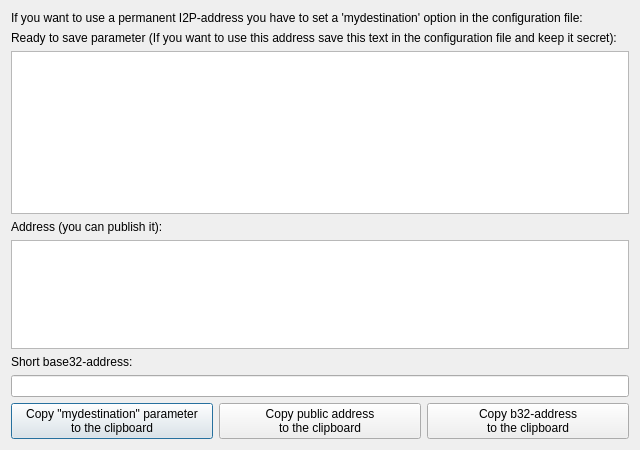
<?xml version="1.0" encoding="UTF-8"?>
<ui version="4.0">
 <class>ShowI2PAddresses</class>
 <widget class="QDialog" name="ShowI2PAddresses">
  <property name="geometry">
   <rect>
    <x>0</x>
    <y>0</y>
    <width>640</width>
    <height>450</height>
   </rect>
  </property>
  <property name="minimumSize">
   <size>
    <width>640</width>
    <height>450</height>
   </size>
  </property>
  <property name="windowTitle">
   <string>Dialog</string>
  </property>
  <layout class="QVBoxLayout" name="verticalLayout">
   <item>
    <widget class="QLabel" name="label">
     <property name="text">
      <string>If you want to use a permanent I2P-address you have to set a 'mydestination' option in the configuration file:</string>
     </property>
     <property name="wordWrap">
      <bool>true</bool>
     </property>
    </widget>
   </item>
   <item>
    <widget class="QLabel" name="label_3">
     <property name="text">
      <string>Ready to save parameter (If you want to use this address save this text in the configuration file and keep it secret):</string>
     </property>
     <property name="wordWrap">
      <bool>true</bool>
     </property>
    </widget>
   </item>
   <item>
    <widget class="QTextEdit" name="privText">
     <property name="sizePolicy">
      <sizepolicy hsizetype="Expanding" vsizetype="Expanding">
       <horstretch>0</horstretch>
       <verstretch>3</verstretch>
      </sizepolicy>
     </property>
     <property name="styleSheet">
      <string notr="true"></string>
     </property>
     <property name="readOnly">
      <bool>true</bool>
     </property>
    </widget>
   </item>
   <item>
    <widget class="QLabel" name="label_4">
     <property name="text">
      <string>Address (you can publish it):</string>
     </property>
    </widget>
   </item>
   <item>
    <widget class="QPlainTextEdit" name="pubText">
     <property name="sizePolicy">
      <sizepolicy hsizetype="Expanding" vsizetype="Expanding">
       <horstretch>0</horstretch>
       <verstretch>2</verstretch>
      </sizepolicy>
     </property>
     <property name="styleSheet">
      <string notr="true"></string>
     </property>
     <property name="readOnly">
      <bool>true</bool>
     </property>
    </widget>
   </item>
   <item>
    <widget class="QLabel" name="label_5">
     <property name="text">
      <string>Short base32-address:</string>
     </property>
    </widget>
   </item>
   <item>
    <widget class="QLineEdit" name="b32Line">
     <property name="mouseTracking">
      <bool>false</bool>
     </property>
     <property name="acceptDrops">
      <bool>false</bool>
     </property>
     <property name="styleSheet">
      <string notr="true"></string>
     </property>
     <property name="readOnly">
      <bool>true</bool>
     </property>
    </widget>
   </item>
   <item>
    <layout class="QHBoxLayout" name="horizontalLayout">
     <item>
      <widget class="QPushButton" name="privButton">
       <property name="styleSheet">
        <string notr="true"></string>
       </property>
       <property name="text">
        <string>Copy &quot;mydestination&quot; parameter
to the clipboard</string>
       </property>
      </widget>
     </item>
     <item>
      <widget class="QPushButton" name="pubButton">
       <property name="styleSheet">
        <string notr="true"></string>
       </property>
       <property name="text">
        <string>Copy public address
to the clipboard</string>
       </property>
      </widget>
     </item>
     <item>
      <widget class="QPushButton" name="b32Button">
       <property name="styleSheet">
        <string notr="true"></string>
       </property>
       <property name="text">
        <string>Copy b32-address
to the clipboard</string>
       </property>
      </widget>
     </item>
    </layout>
   </item>
  </layout>
 </widget>
 <tabstops>
  <tabstop>privText</tabstop>
  <tabstop>pubText</tabstop>
  <tabstop>b32Line</tabstop>
  <tabstop>privButton</tabstop>
  <tabstop>pubButton</tabstop>
  <tabstop>b32Button</tabstop>
 </tabstops>
 <resources/>
 <connections/>
</ui>
